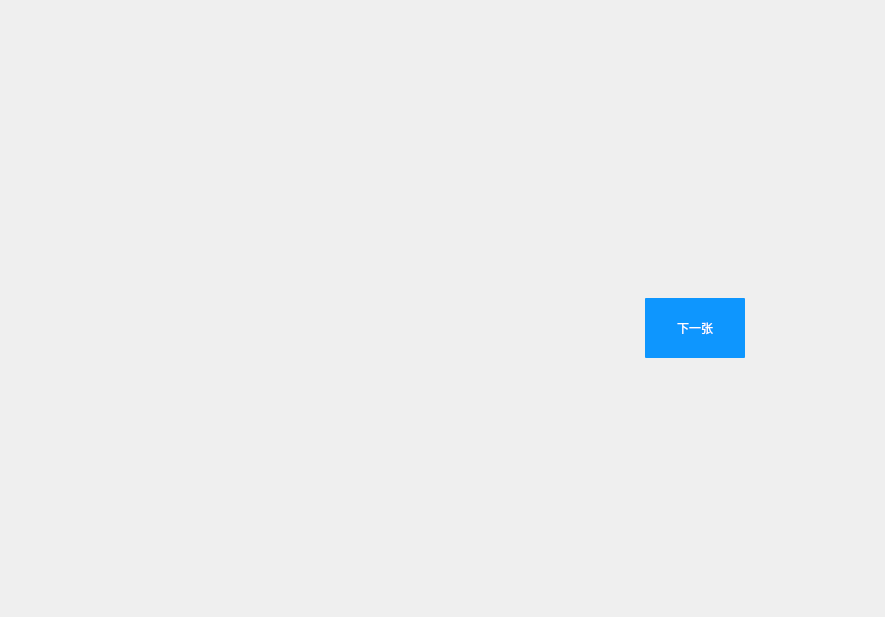
<?xml version="1.0" encoding="UTF-8"?>
<ui version="4.0">
 <class>image_show</class>
 <widget class="QWidget" name="image_show">
  <property name="geometry">
   <rect>
    <x>0</x>
    <y>0</y>
    <width>885</width>
    <height>617</height>
   </rect>
  </property>
  <property name="windowTitle">
   <string>image_show</string>
  </property>
  <layout class="QGridLayout" name="gridLayout_2">
   <item row="1" column="0">
    <layout class="QGridLayout" name="gridLayout">
     <item row="0" column="0">
      <widget class="QLabel" name="label">
       <property name="maximumSize">
        <size>
         <width>500</width>
         <height>500</height>
        </size>
       </property>
       <property name="text">
        <string/>
       </property>
      </widget>
     </item>
     <item row="0" column="1">
      <widget class="QPushButton" name="pushButton">
       <property name="maximumSize">
        <size>
         <width>100</width>
         <height>60</height>
        </size>
       </property>
       <property name="styleSheet">
        <string notr="true"> QPushButton
{
    font-family:Microsoft Yahei;
    color:white;
    background-color:rgb(14 , 150 , 254);
    border-radius:1px;
}

QPushButton:hover
{
    background-color:rgb(44 , 137 , 255);
}

QPushButton:pressed
{
    background-color:rgb(14 , 135 , 228);
    padding-left:3px;
    padding-top:3px;
}</string>
       </property>
       <property name="text">
        <string>下一张</string>
       </property>
      </widget>
     </item>
    </layout>
   </item>
   <item row="0" column="0">
    <spacer name="verticalSpacer">
     <property name="orientation">
      <enum>Qt::Vertical</enum>
     </property>
     <property name="sizeType">
      <enum>QSizePolicy::Fixed</enum>
     </property>
     <property name="sizeHint" stdset="0">
      <size>
       <width>20</width>
       <height>40</height>
      </size>
     </property>
    </spacer>
   </item>
  </layout>
 </widget>
 <layoutdefault spacing="6" margin="11"/>
 <resources>
  <include location="UI.qrc"/>
 </resources>
 <connections/>
</ui>
